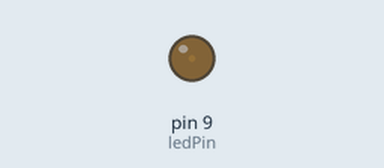
The sketch below on a simulated Arduino Uno, built with avr-gcc and run on an emulated ATmega328P. On the bench: output pins drawn as LEDs (lit = HIGH).

Above: at 0.05 s.
At 1.15 s:
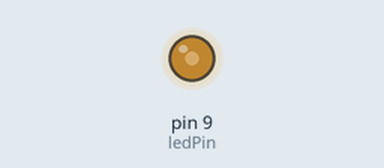
At 2.3 s:
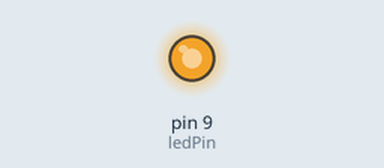
At 4.6 s:
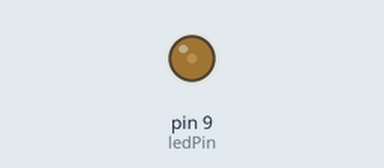
Timing chart, 0 to 6.7 s (numbered marks = the images above):
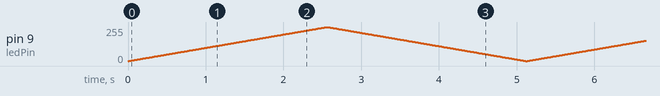

The sketch:

pmw_and_timer.ino
```cpp
// program to test on the PWM and timers
// variables to store LED pin
const int ledPin = 9;
void setup() {
  // put your setup code here, to run once:

}

void loop() {
  // put your main code here, to run repeatedly:

  // for loop to increase the brightness of the LED
  for (int brightness = 0; brightness <= 255; brightness++) {
    analogWrite(ledPin, brightness);
    delay(10);
  }
  // for loop to reduce the brightness of the LED
  for(int brightness = 255; brightness >=0; brightness--) {
    analogWrite(ledPin, brightness);
    delay(10);
  }

}
```
